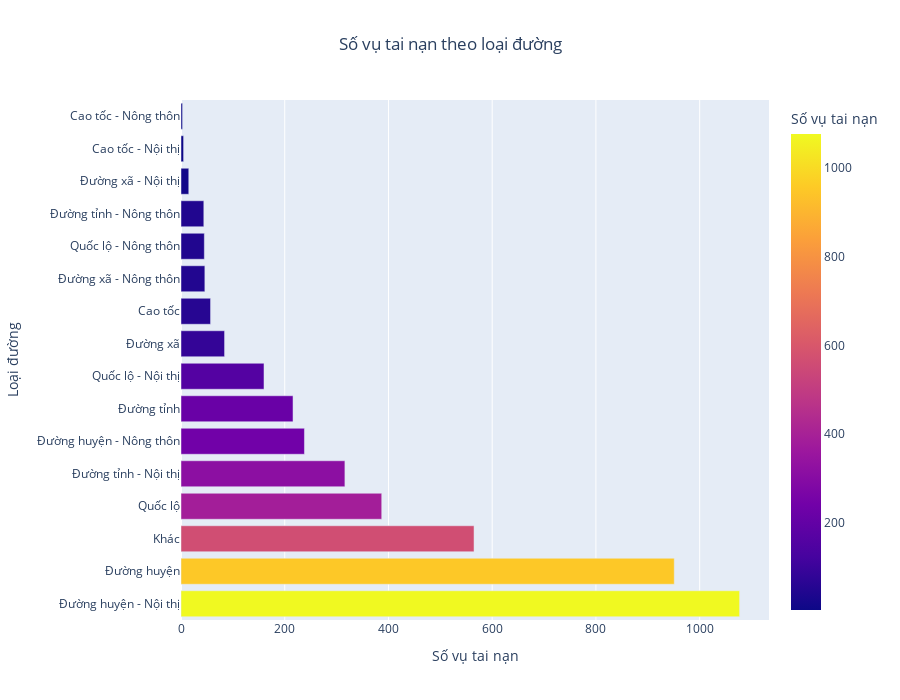

The code cell stored with this chart in its notebook:
### Code cell
print(data['Loại đường'].head())

# Đếm số vụ tai nạn theo từng loại đường
road_type_accidents = data['Loại đường'].value_counts().reset_index()
road_type_accidents.columns = ['Loại đường', 'Số vụ']

# Vẽ biểu đồ Horizontal Bar Chart
fig_road_type = px.bar(
    road_type_accidents,
    x='Số vụ',
    y='Loại đường',
    orientation='h',  # Horizontal bar chart
    title='Số vụ tai nạn theo loại đường',
    labels={'Số vụ': 'Số vụ tai nạn', 'Loại đường': 'Loại đường'},
    color='Số vụ',
    color_continuous_scale='Plasma'  # Thang màu
)

# Tùy chỉnh hiển thị biểu đồ
fig_road_type.update_layout(
    title_x=0.5,  # Căn giữa tiêu đề
    xaxis_title='Số vụ tai nạn',
    yaxis_title='Loại đường',
    width=900,  # Độ rộng biểu đồ
    height=700,  # Chiều cao biểu đồ
    font=dict(size=12)  # Kích thước font chữ
)

# Hiển thị biểu đồ
fig_road_type.show()

### Figure 1 — Plotly figure (JSON) as saved in the notebook; plotly's stock layout.template omitted (floating-point values rounded to 4 significant figures)
{"data": [{"alignmentgroup": "True", "hovertemplate": "Số vụ tai nạn=%{marker.color}<br>Loại đường=%{y}<extra></extra>", "legendgroup": "", "marker": {"color": [1077, 951, 565, 387, 316, 238, 216, 160, 84, 57, 46, 45, 44, 15, 5, 3], "coloraxis": "coloraxis", "pattern": {"shape": ""}}, "name": "", "offsetgroup": "", "orientation": "h", "showlegend": false, "textposition": "auto", "type": "bar", "x": [1077, 951, 565, 387, 316, 238, 216, 160, 84, 57, 46, 45, 44, 15, 5, 3], "xaxis": "x", "y": ["Đường huyện - Nội thị", "Đường huyện", "Khác", "Quốc lộ", "Đường tỉnh - Nội thị", "Đường huyện - Nông thôn", "Đường tỉnh", "Quốc lộ - Nội thị", "Đường xã", "Cao tốc", "Đường xã - Nông thôn", "Quốc lộ - Nông thôn", "Đường tỉnh - Nông thôn", "Đường xã - Nội thị", "Cao tốc - Nội thị", "Cao tốc - Nông thôn"], "yaxis": "y"}], "layout": {"barmode": "relative", "coloraxis": {"colorbar": {"title": {"text": "Số vụ tai nạn"}}, "colorscale": [[0, "#0d0887"], [0.1111, "#46039f"], [0.2222, "#7201a8"], [0.3333, "#9c179e"], [0.4444, "#bd3786"], [0.5556, "#d8576b"], [0.6667, "#ed7953"], [0.7778, "#fb9f3a"], [0.8889, "#fdca26"], [1, "#f0f921"]]}, "font": {"size": 12}, "height": 700, "legend": {"tracegroupgap": 0}, "title": {"text": "Số vụ tai nạn theo loại đường", "x": 0.5}, "width": 900, "xaxis": {"anchor": "y", "domain": [0, 1], "title": {"text": "Số vụ tai nạn"}}, "yaxis": {"anchor": "x", "domain": [0, 1], "title": {"text": "Loại đường"}}}}
